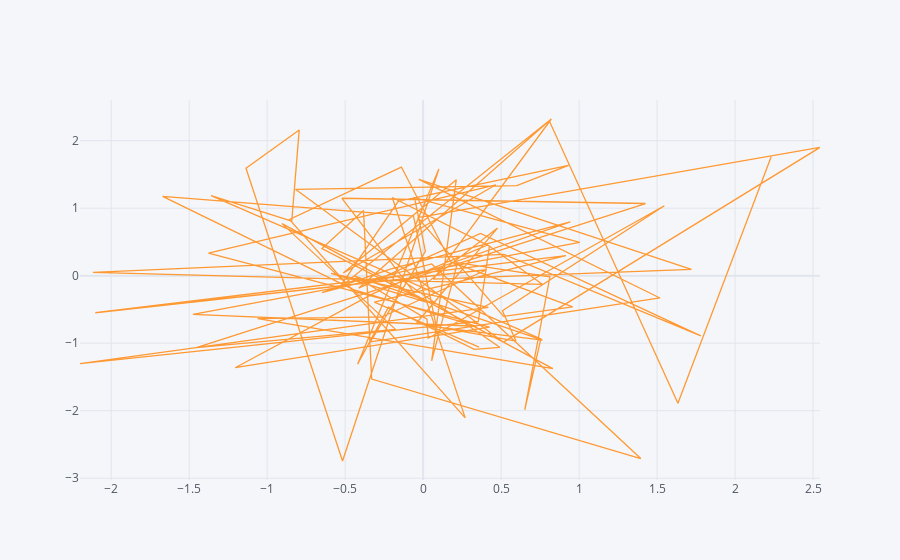

The notebook cell this image was saved under:
### Code cell
df1.iplot(kind='scatter',x='A',y='B')
